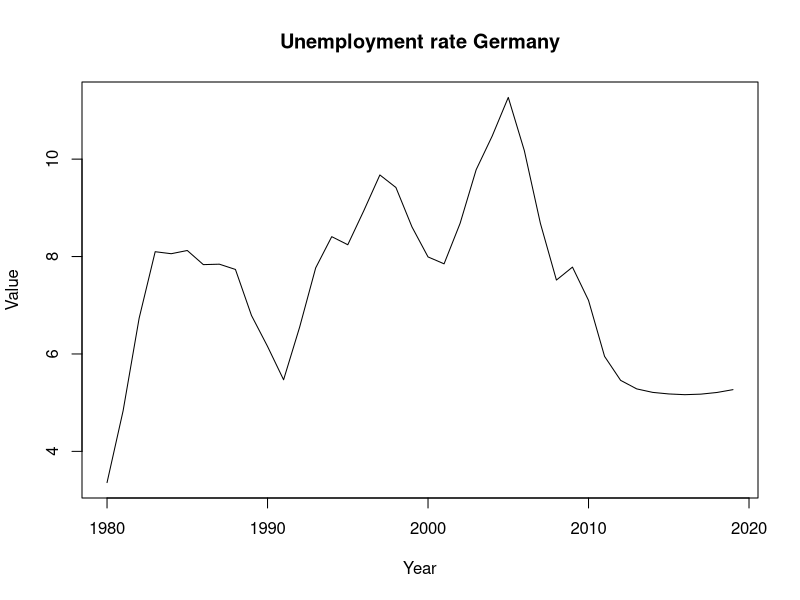

Here is the R script that generated this plot:
require(tidyr)
require(dplyr)
da <- read.csv("Data/weoA.csv", stringsAsFactors = FALSE, 
  na.strings = "n/a") 
head(da)
names <- c("Country", "Subject", "Units", "Scale", "Notes", 1980:2019, "start")
colnames(da) <- names
str(da)
# remove unwanted data
da <- da[,-c(3, 4,5, 46)]
head(da, n = 2)
# Next line is old-style
# mdata <- melt(da, id = c("Country", "Subject"), measured = 1980:2019)
mdata <-   gather(da, Date, n, -Country, -Subject, convert = TRUE)
head(mdata)
colnames(mdata) <- c("Country", "Variable", "Year", "Value")
# want Year as number not factor.  Can't fix yet.
# mdata$Year <- as.(mdata$Year, format = "%Y") 
head(mdata)
tail(mdata)
str(mdata)
a = "Germany"
b = "Unemployment rate"
title <- paste(b, a, sep = " ")
plot(filter(mdata, Country == a, Variable == 
                          b)[,3:4], type = 'l', main = title)

filter(mdata, Country == a, Variable == b)
